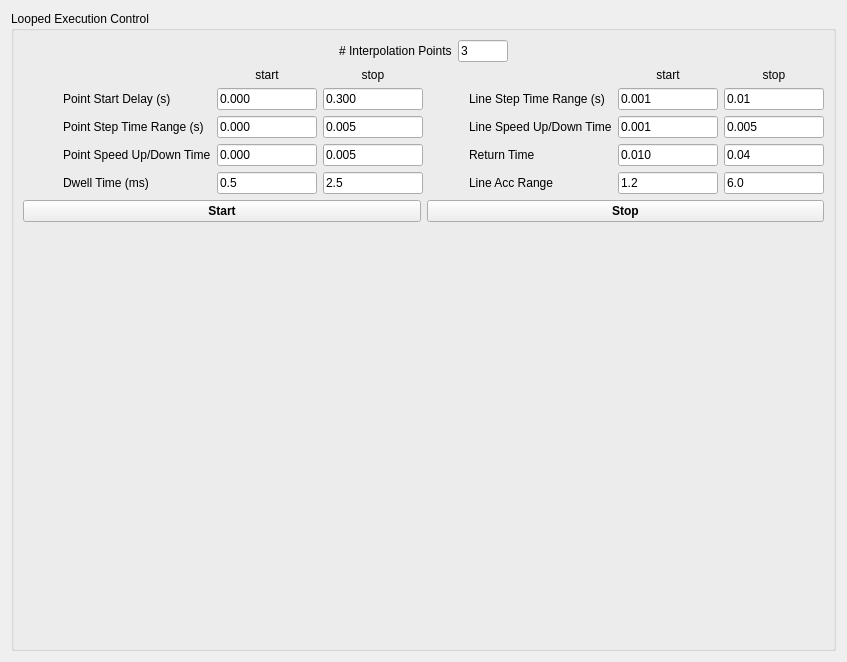
     <widget class="QWidget" name="tab_5">
      <attribute name="title">
       <string>Automated Measuring</string>
      </attribute>
      <layout class="QVBoxLayout" name="verticalLayout_25">
       <item>
        <widget class="QGroupBox" name="groupBox_4">
         <property name="minimumSize">
          <size>
           <width>0</width>
           <height>170</height>
          </size>
         </property>
         <property name="autoFillBackground">
          <bool>true</bool>
         </property>
         <property name="title">
          <string>Looped Execution Control</string>
         </property>
         <layout class="QVBoxLayout" name="verticalLayout_4">
          <item>
           <layout class="QHBoxLayout" name="horizontalLayout_41">
            <item>
             <spacer name="horizontalSpacer_19">
              <property name="orientation">
               <enum>Qt::Horizontal</enum>
              </property>
              <property name="sizeHint" stdset="0">
               <size>
                <width>40</width>
                <height>20</height>
               </size>
              </property>
             </spacer>
            </item>
            <item>
             <widget class="QLabel" name="label_29">
              <property name="text">
               <string># Interpolation Points</string>
              </property>
             </widget>
            </item>
            <item>
             <widget class="QLineEdit" name="numInterpFld">
              <property name="maximumSize">
               <size>
                <width>50</width>
                <height>16777215</height>
               </size>
              </property>
              <property name="text">
               <string>3</string>
              </property>
             </widget>
            </item>
            <item>
             <spacer name="horizontalSpacer_20">
              <property name="orientation">
               <enum>Qt::Horizontal</enum>
              </property>
              <property name="sizeHint" stdset="0">
               <size>
                <width>40</width>
                <height>20</height>
               </size>
              </property>
             </spacer>
            </item>
           </layout>
          </item>
          <item>
           <layout class="QHBoxLayout" name="horizontalLayout_3">
            <item>
             <layout class="QGridLayout" name="gridLayout">
              <item row="0" column="2">
               <widget class="QLabel" name="label_30">
                <property name="text">
                 <string>start</string>
                </property>
                <property name="alignment">
                 <set>Qt::AlignCenter</set>
                </property>
               </widget>
              </item>
              <item row="0" column="3">
               <widget class="QLabel" name="label_31">
                <property name="text">
                 <string>stop</string>
                </property>
                <property name="alignment">
                 <set>Qt::AlignCenter</set>
                </property>
               </widget>
              </item>
              <item row="1" column="1">
               <widget class="QLabel" name="label_41">
                <property name="text">
                 <string>Point Start Delay (s)</string>
                </property>
               </widget>
              </item>
              <item row="1" column="2">
               <widget class="QLineEdit" name="pntStartDelayFld_2">
                <property name="maximumSize">
                 <size>
                  <width>100</width>
                  <height>16777215</height>
                 </size>
                </property>
                <property name="text">
                 <string>0.000</string>
                </property>
               </widget>
              </item>
              <item row="1" column="3">
               <widget class="QLineEdit" name="pntStopDelayFld">
                <property name="maximumSize">
                 <size>
                  <width>100</width>
                  <height>16777215</height>
                 </size>
                </property>
                <property name="text">
                 <string>0.300</string>
                </property>
               </widget>
              </item>
              <item row="2" column="1">
               <widget class="QLabel" name="label_32">
                <property name="text">
                 <string>Point Step Time Range (s)</string>
                </property>
               </widget>
              </item>
              <item row="2" column="2">
               <widget class="QLineEdit" name="pntStepStartTimeFld">
                <property name="maximumSize">
                 <size>
                  <width>100</width>
                  <height>16777215</height>
                 </size>
                </property>
                <property name="text">
                 <string>0.000</string>
                </property>
               </widget>
              </item>
              <item row="2" column="3">
               <widget class="QLineEdit" name="pntStepStopTimeFld">
                <property name="maximumSize">
                 <size>
                  <width>100</width>
                  <height>16777215</height>
                 </size>
                </property>
                <property name="text">
                 <string>0.005</string>
                </property>
               </widget>
              </item>
              <item row="3" column="1">
               <widget class="QLabel" name="label_33">
                <property name="text">
                 <string>Point Speed Up/Down Time</string>
                </property>
               </widget>
              </item>
              <item row="3" column="2">
               <widget class="QLineEdit" name="pntSpeedStartTimeFld">
                <property name="maximumSize">
                 <size>
                  <width>100</width>
                  <height>16777215</height>
                 </size>
                </property>
                <property name="text">
                 <string>0.000</string>
                </property>
               </widget>
              </item>
              <item row="3" column="3">
               <widget class="QLineEdit" name="pntSpeedStopTimeFld">
                <property name="maximumSize">
                 <size>
                  <width>100</width>
                  <height>16777215</height>
                 </size>
                </property>
                <property name="text">
                 <string>0.005</string>
                </property>
               </widget>
              </item>
              <item row="4" column="1">
               <widget class="QLabel" name="label_34">
                <property name="text">
                 <string>Dwell Time (ms)</string>
                </property>
               </widget>
              </item>
              <item row="4" column="2">
               <widget class="QLineEdit" name="dwellStartTimeFld">
                <property name="maximumSize">
                 <size>
                  <width>100</width>
                  <height>16777215</height>
                 </size>
                </property>
                <property name="text">
                 <string>0.5</string>
                </property>
               </widget>
              </item>
              <item row="4" column="3">
               <widget class="QLineEdit" name="dwellStopTimeFld">
                <property name="maximumSize">
                 <size>
                  <width>100</width>
                  <height>16777215</height>
                 </size>
                </property>
                <property name="text">
                 <string>2.5</string>
                </property>
               </widget>
              </item>
              <item row="1" column="0">
               <spacer name="horizontalSpacer_4">
                <property name="orientation">
                 <enum>Qt::Horizontal</enum>
                </property>
                <property name="sizeHint" stdset="0">
                 <size>
                  <width>40</width>
                  <height>20</height>
                 </size>
                </property>
               </spacer>
              </item>
             </layout>
            </item>
            <item>
             <layout class="QGridLayout" name="gridLayout_2">
              <item row="0" column="2">
               <widget class="QLabel" name="label_35">
                <property name="text">
                 <string>start</string>
                </property>
                <property name="alignment">
                 <set>Qt::AlignCenter</set>
                </property>
               </widget>
              </item>
              <item row="0" column="3">
               <widget class="QLabel" name="label_36">
                <property name="text">
                 <string>stop</string>
                </property>
                <property name="alignment">
                 <set>Qt::AlignCenter</set>
                </property>
               </widget>
              </item>
              <item row="1" column="1">
               <widget class="QLabel" name="label_37">
                <property name="text">
                 <string>Line Step Time Range (s)</string>
                </property>
               </widget>
              </item>
              <item row="1" column="2">
               <widget class="QLineEdit" name="lineStepStartTimeFld">
                <property name="maximumSize">
                 <size>
                  <width>100</width>
                  <height>16777215</height>
                 </size>
                </property>
                <property name="text">
                 <string>0.001</string>
                </property>
               </widget>
              </item>
              <item row="1" column="3">
               <widget class="QLineEdit" name="lineStepStopTimeFld">
                <property name="maximumSize">
                 <size>
                  <width>100</width>
                  <height>16777215</height>
                 </size>
                </property>
                <property name="text">
                 <string>0.01</string>
                </property>
               </widget>
              </item>
              <item row="2" column="1">
               <widget class="QLabel" name="label_38">
                <property name="text">
                 <string>Line Speed Up/Down Time</string>
                </property>
               </widget>
              </item>
              <item row="2" column="2">
               <widget class="QLineEdit" name="lineSpeedStartTimeFld">
                <property name="maximumSize">
                 <size>
                  <width>100</width>
                  <height>16777215</height>
                 </size>
                </property>
                <property name="text">
                 <string>0.001</string>
                </property>
               </widget>
              </item>
              <item row="2" column="3">
               <widget class="QLineEdit" name="lineSpeedStopTimeFld">
                <property name="maximumSize">
                 <size>
                  <width>100</width>
                  <height>16777215</height>
                 </size>
                </property>
                <property name="text">
                 <string>0.005</string>
                </property>
               </widget>
              </item>
              <item row="3" column="1">
               <widget class="QLabel" name="label_39">
                <property name="text">
                 <string>Return Time</string>
                </property>
               </widget>
              </item>
              <item row="3" column="2">
               <widget class="QLineEdit" name="lineReturnStartTimeFld">
                <property name="maximumSize">
                 <size>
                  <width>100</width>
                  <height>16777215</height>
                 </size>
                </property>
                <property name="text">
                 <string>0.010</string>
                </property>
               </widget>
              </item>
              <item row="3" column="3">
               <widget class="QLineEdit" name="lineReturnStopTimeFld">
                <property name="maximumSize">
                 <size>
                  <width>100</width>
                  <height>16777215</height>
                 </size>
                </property>
                <property name="text">
                 <string>0.04</string>
                </property>
               </widget>
              </item>
              <item row="4" column="1">
               <widget class="QLabel" name="label_40">
                <property name="text">
                 <string>Line Acc Range</string>
                </property>
               </widget>
              </item>
              <item row="4" column="2">
               <widget class="QLineEdit" name="lineAccRStartFld">
                <property name="maximumSize">
                 <size>
                  <width>100</width>
                  <height>16777215</height>
                 </size>
                </property>
                <property name="text">
                 <string>1.2</string>
                </property>
               </widget>
              </item>
              <item row="4" column="3">
               <widget class="QLineEdit" name="lineAccRStopFld">
                <property name="maximumSize">
                 <size>
                  <width>100</width>
                  <height>16777215</height>
                 </size>
                </property>
                <property name="text">
                 <string>6.0</string>
                </property>
               </widget>
              </item>
              <item row="1" column="0">
               <spacer name="horizontalSpacer_3">
                <property name="orientation">
                 <enum>Qt::Horizontal</enum>
                </property>
                <property name="sizeHint" stdset="0">
                 <size>
                  <width>40</width>
                  <height>20</height>
                 </size>
                </property>
               </spacer>
              </item>
             </layout>
            </item>
           </layout>
          </item>
          <item>
           <layout class="QHBoxLayout" name="horizontalLayout_2">
            <item>
             <widget class="QPushButton" name="startLoopBtn">
              <property name="font">
               <font>
                <weight>75</weight>
                <bold>true</bold>
               </font>
              </property>
              <property name="text">
               <string>Start</string>
              </property>
             </widget>
            </item>
            <item>
             <widget class="QPushButton" name="stopLoopBtn">
              <property name="font">
               <font>
                <weight>75</weight>
                <bold>true</bold>
               </font>
              </property>
              <property name="text">
               <string>Stop</string>
              </property>
             </widget>
            </item>
           </layout>
          </item>
          <item>
           <spacer name="verticalSpacer">
            <property name="orientation">
             <enum>Qt::Vertical</enum>
            </property>
            <property name="sizeHint" stdset="0">
             <size>
              <width>20</width>
              <height>417</height>
             </size>
            </property>
           </spacer>
          </item>
         </layout>
        </widget>
       </item>
      </layout>
     </widget>
